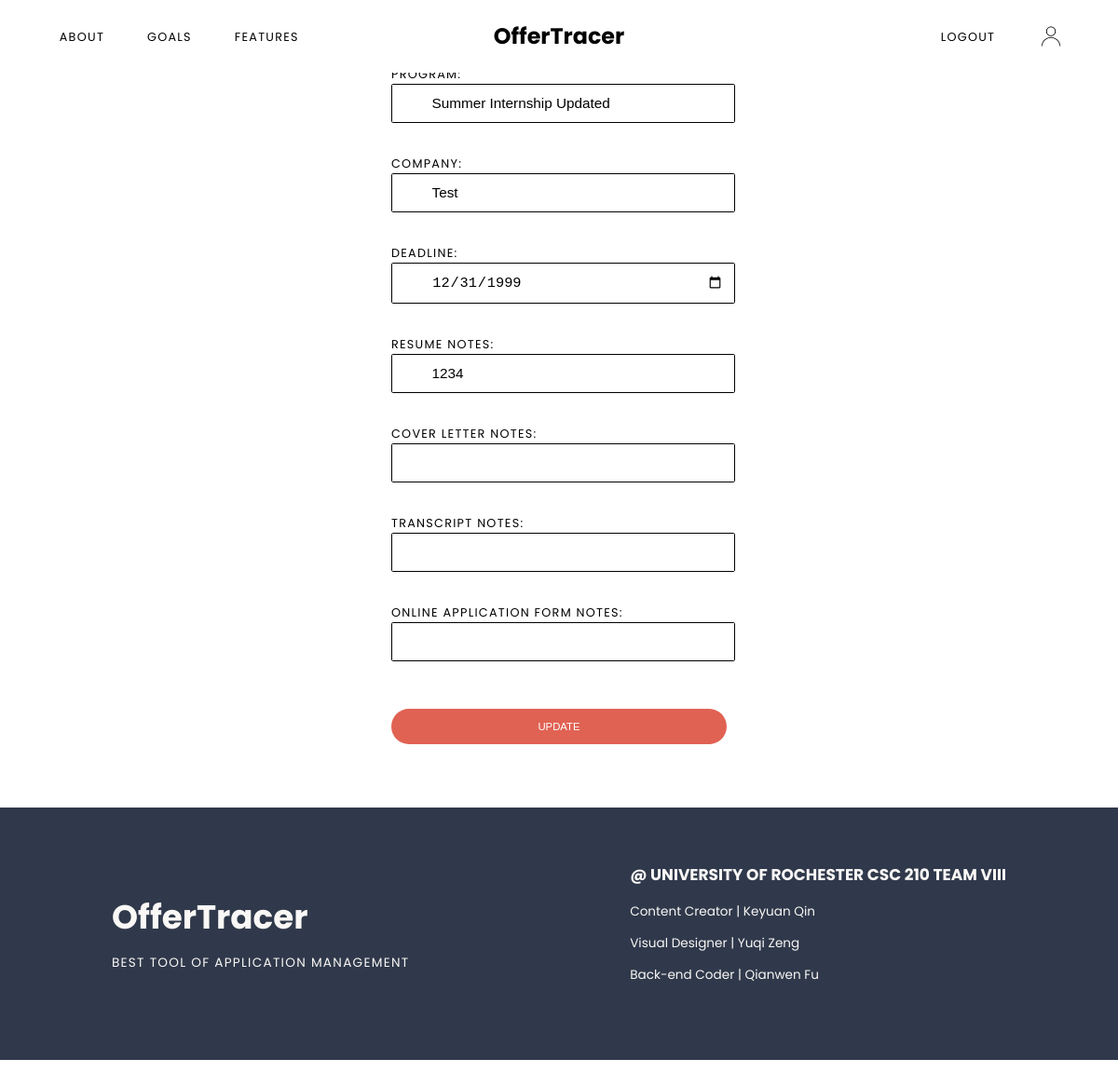
The app's page /job_update/1 (signed in), older data.
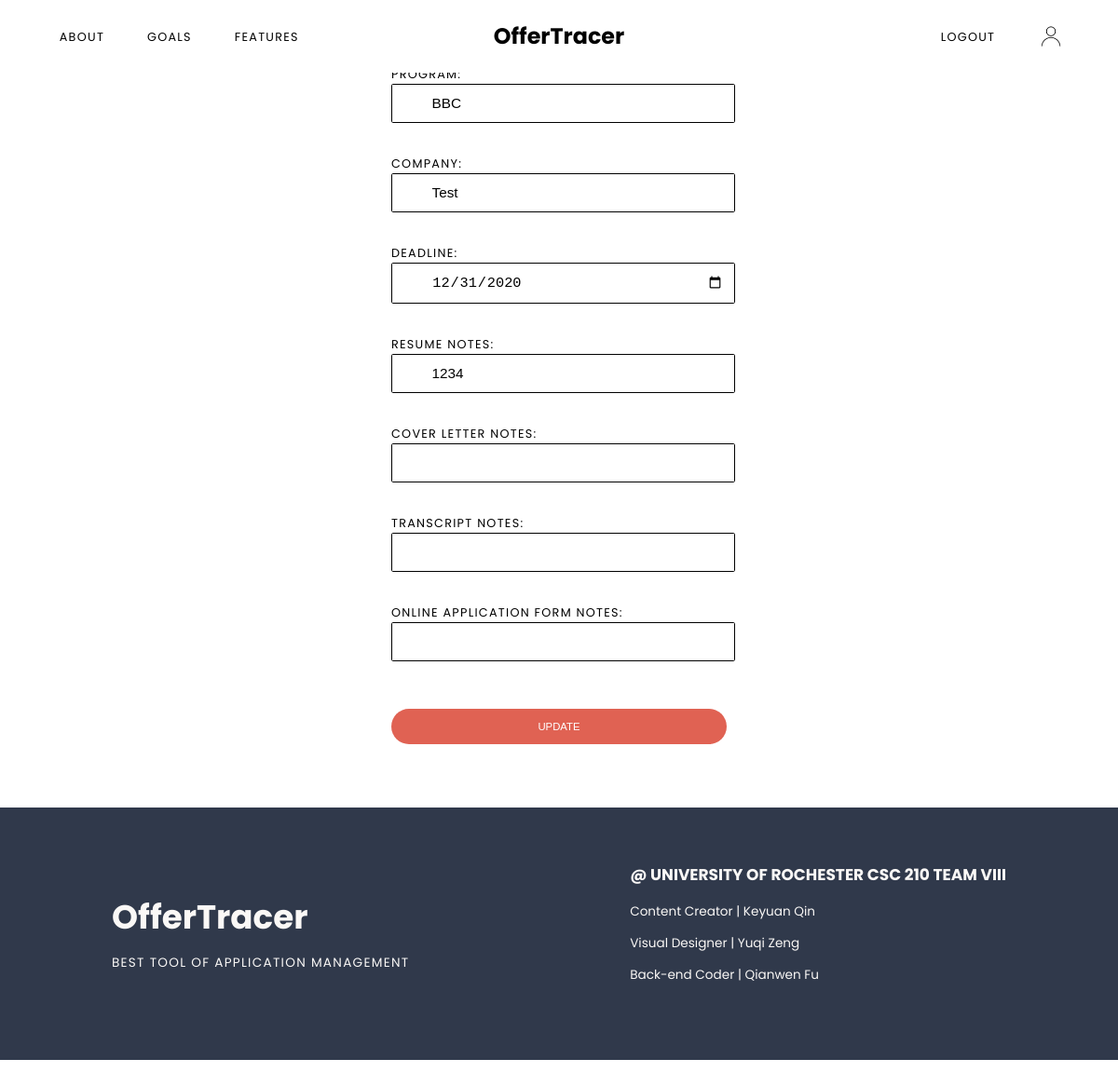
The same page, newer data.
### models.py (models this page shows, shortened)
class Job(db.Model):
	id = db.Column(db.Integer, primary_key=True)
	program = db.Column(db.String(100), nullable=False)
	company = db.Column(db.String(100), nullable=False)
	deadline = db.Column(db.DateTime)
	resume = db.Column(db.Boolean(False), nullable=False)
	resumeNotes = db.Column(db.Text)
	coverletter = db.Column(db.Boolean(False), nullable=False)
	coverletterNotes = db.Column(db.Text)
	transcript = db.Column(db.Boolean(False), nullable=False)
	transcriptNotes = db.Column(db.Text)
	onlineForm = db.Column(db.Boolean(False), nullable=False)#online application form whether filled out or not
	onlineFormNotes = db.Column(db.Text)
	user_id = db.Column(db.Integer, db.ForeignKey('user.id'), nullable=False)
	tasks = db.relationship('Task', backref='position', lazy=True)
	assessments = db.relationship('Assessment', backref='position', lazy=True)

### main.py (the view, shortened to what this page needs)
@main.route('/job_update/<int:job_id>', methods=['GET','POST'])
@login_required
def job_update(job_id):
	job = Job.query.get_or_404(job_id)
	return render_template('update_job.html', job=job)

### app.py (called while the page is built)
@login_manager.user_loader
def load_user(user_id):
	return User.query.get(int(user_id))

### templates/update_job.html (shortened to what this page needs)
{% extends "base.html" %}
{% block content %}
<div class="sectionContainer fullContainer">
	<form method="POST" action="" class="content containAlignCenter loginContent">
		<h2>Update Application</h2>
		<label for="program">Program: </label><br><input type="text" name="program" id="program" class="inputNormal" value="{{job.program}}" required><br>
		<label for="company">Company: </label><br><input type="text" name="company" id="company" class="inputNormal" value="{{job.company}}" required><br>
		<label for="deadline">Deadline: </label><br><input type="date" name="deadline" id="company" class="inputNormal" value="{{job.deadline.date()}}" required=""><br>
		<label for="resumeNotes">Resume Notes:</label><br><input type="text" name="resumeNotes" id="resumeNotes" class="inputNormal" value="{{job.resumeNotes}}"><br>
		<label for="coverletterNotes">Cover Letter Notes:</label><br><input type="text" name="coverletterNotes" id="coverletterNotes" class="inputNormal" value="{{job.coverletterNotes}}"><br>
		<label for="transcriptNotes">Transcript Notes:</label><br><input type="text" name="transcriptNotes" id="transcriptNotes" class="inputNormal" value="{{job.transcriptNotes}}"><br>
		<label for="onlineFormNotes">Online Application Form Notes:</label><br><input type="text" name="onlineFormNotes" id="onlineFormNotes" class="inputNormal" value="{{job.onlineFormNotes}}"><br>
		<input type="submit" value="Update" class="submit navSignup" id="submit">
	</form>
</div>
{% endblock %}

Row changes from the older to the newer data that the page shows:
changed Job "Test": program "Summer Internship Updated" → "BBC"; deadline "12/31/1999" → "12/31/2020"
